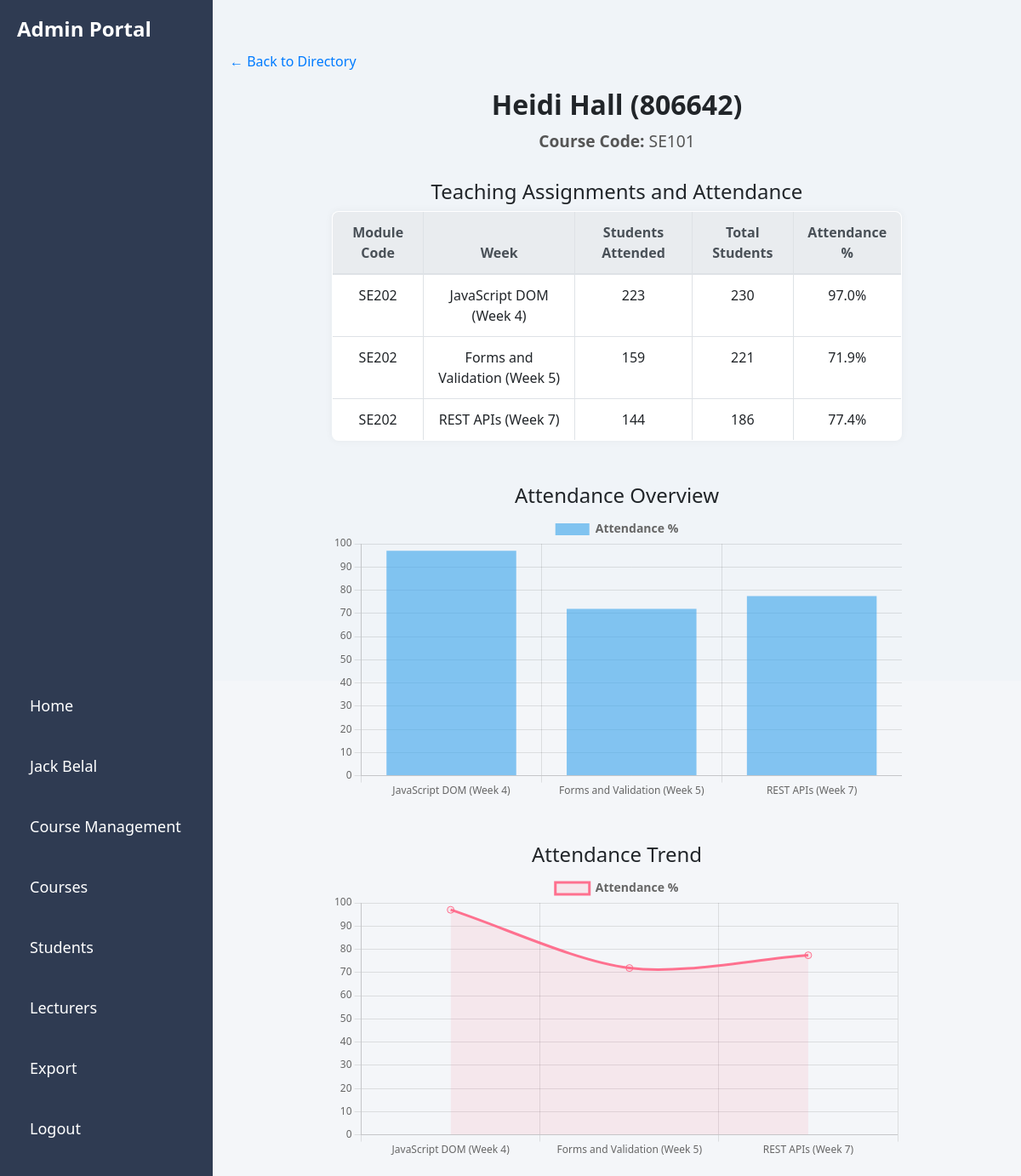
The app's page /admin/lecturer_dashboard/806642 with its own data.
### tables this page shows
CREATE TABLE lecturer_assignments (
    lecturer_id TEXT,
    lecturer_name TEXT,
    course_code TEXT,
    module_code TEXT,
    module_week TEXT
);

### app.py (the view)
@app.route("/admin/lecturer_dashboard/<lecturer_id>")
def admin_lecturer_dashboard(lecturer_id):
    import sqlite3
    import random
    module_meta = {
        "SE201": {"weeks": ["Sprint Planning", "Daily Standups", "Backlog Grooming", "Scrum Events", "Velocity Tracking", "Agile Metrics", "Burndown Charts", "Product Increments", "Retrospectives", "Agile Estimation", "Kanban vs Scrum", "Agile Wrap-up"]},
        "SE202": {"weeks": ["HTML Basics", "CSS Styling", "Responsive Design", "JavaScript DOM", "Forms and Validation", "Web Hosting", "REST APIs", "Frontend Frameworks", "Authentication", "Web Security", "Debugging Tools", "Deployment"]},
        "SE203": {"weeks": ["Testing Basics", "Unit Tests", "Mocks and Stubs", "Integration Testing", "System Testing", "Acceptance Testing", "Test Automation", "Bug Tracking", "Regression Testing", "Performance Testing", "Security Testing", "Test Reporting"]},
        "SE204": {"weeks": ["Cloud Basics", "IaaS & PaaS", "Deployment Models", "Cloud Storage", "Load Balancing", "Auto-scaling", "Monitoring Tools", "CI/CD Pipelines", "Containers", "Security in Cloud", "Cloud Costing", "Capstone Demo"]},
        "DS101": {"weeks": ["Data Cleaning", "Feature Engineering", "Model Selection", "Supervised Learning", "Unsupervised Learning", "Neural Networks", "Evaluation Metrics", "Model Deployment", "Overfitting & Underfitting", "Hyperparameter Tuning", "Bias-Variance Tradeoff", "Final Review"]},
        "DS102": {"weeks": ["Intro to Big Data", "Hadoop Ecosystem", "Spark Basics", "Data Lakes & Warehouses", "Data Ingestion", "ETL Pipelines", "MapReduce", "Stream Processing", "Data Storage", "Scalability", "Big Data Tools", "Case Study"]},
        "DS203": {"weeks": ["DevOps & MLOps", "Model Deployment", "API Integration", "Continuous Delivery", "Dockerization", "Monitoring Models", "Data Drift", "Model Logging", "Scaling Inference", "Deployment Tools", "Model Governance", "Final Review"]},
        "DS204": {"weeks": ["Data Ethics Intro", "Bias in AI", "Fairness Metrics", "Case Studies", "Consent Mechanisms", "GDPR", "Data Security", "Responsible AI", "Transparency", "Accountability", "Audit Frameworks", "Wrap-Up"]}
    }
    conn = sqlite3.connect("courses.db")
    cursor = conn.cursor()
    cursor.execute("""
        SELECT DISTINCT lecturer_id, lecturer_name, course_code
        FROM lecturer_assignments
        WHERE lecturer_id = ?
    """, (lecturer_id,))
    row = cursor.fetchone()
    if not row:
        conn.close()
        return "Lecturer not found", 404
    lecturer_id, lecturer_name, course_code = row
    cursor.execute("""
        SELECT module_code, module_week
        FROM lecturer_assignments
        WHERE lecturer_id = ?
    """, (lecturer_id,))
    assignments = cursor.fetchall()
    conn.close()
    week_data = []
    for mod, week in assignments:
        weeks_list = module_meta.get(mod, {}).get("weeks", [])
        try:
            week_index = weeks_list.index(week) + 1
        except ValueError:
            week_index = 999
        total_students = random.randint(180, 260)
        attended = random.randint(140, total_students)
        week_data.append({
            "module": mod,
            "week": f"{week} (Week {week_index})",
            "week_label": f"{week} (Week {week_index})",
            "week_num": week_index,
            "attended": attended,
            "total": total_students,
            "percentage": round((attended / total_students) * 100, 1)
        })
    week_data.sort(key=lambda x: x["week_num"])
    return render_template("admin_lecturer_dashboard.html",
                           lecturer_name=lecturer_name,
                           lecturer_id=lecturer_id,
                           course_code=course_code,
                           week_data=week_data)

### templates/admin_lecturer_dashboard.html (shortened to what this page needs)
<!DOCTYPE html>
<html lang="en">
<head>
  <link rel="stylesheet" href="{{ url_for('static', filename='admin_navbar.css') }}">
  <link rel="stylesheet" href="https://stackpath.bootstrapcdn.com/bootstrap/4.5.2/css/bootstrap.min.css">
</head>
<body>
  {% include 'navbar_admin.html' %}
  <div class="main-content">
    <a href="{{ url_for('admin_lecturers') }}" class="back-link">← Back to Directory</a>
    <div class="dashboard-container">
      <h1 class="dashboard-title">{{ lecturer_name }} ({{ lecturer_id }})</h1>
      <p class="sub-title"><strong>Course Code:</strong> {{ course_code }}</p>
      <h4 class="mt-4">Teaching Assignments and Attendance</h4>
      <table class="table table-bordered mt-2">
        <thead class="thead-light">
          <tr>
            <th>Module Code</th>
            <th>Week</th>
            <th>Students Attended</th>
            <th>Total Students</th>
            <th>Attendance %</th>
          </tr>
        </thead>
        <tbody>
          {% for entry in week_data %}
          <tr>
            <td>{{ entry.module }}</td>
            <td>{{ entry.week }}</td>
            <td>{{ entry.attended }}</td>
            <td>{{ entry.total }}</td>
            <td>{{ entry.percentage }}%</td>
          </tr>
          {% endfor %}
        </tbody>
      </table>
      <div class="plot-section">
        <h4>Attendance Overview</h4>
        <canvas id="barChart"></canvas>
      </div>
      <div class="plot-section">
        <h4>Attendance Trend</h4>
        <canvas id="lineChart"></canvas>
      </div>
    </div>
  </div>
  <script>
    const labels = {{ week_data | map(attribute='week_label') | list | tojson }};
    const percentages = {{ week_data | map(attribute='percentage') | list | tojson }};
    const commonOptions = {
      responsive: true,
      plugins: {
        legend: {
          labels: {
            font: {
              size: 14,
              family: 'Segoe UI',
              weight: '600'
            }
          }
        }
      },
      scales: {
        x: {
          ticks: {
            font: {
              size: 12,
              family: 'Segoe UI'
            }
          }
        },
        y: {
          beginAtZero: true,
          max: 100,
          ticks: {
            font: {
              size: 12,
              family: 'Segoe UI'
            }
          }
        }
      }
    };
    new Chart(document.getElementById("barChart").getContext("2d"), {
      type: 'bar',
      data: {
        labels: labels,
        datasets: [{
          label: 'Attendance %',
          data: percentages,
          backgroundColor: 'rgba(54, 162, 235, 0.6)'
        }]
      },
      options: commonOptions
    });
    new Chart(document.getElementById("lineChart").getContext("2d"), {
      type: 'line',
      data: {
        labels: labels,
        datasets: [{
          label: 'Attendance %',
          data: percentages,
          borderColor: 'rgba(255, 99, 132, 0.9)',
          backgroundColor: 'rgba(255, 99, 132, 0.1)',
          fill: true,
          pointRadius: 4,
          tension: 0.3
        }]
      },
      options: commonOptions
    });
  </script>
</body>
</html>

### static/admin_navbar.css (style rules this page uses)
* { margin: 0; padding: 0; box-sizing: border-box; }
body { font-family: 'Segoe UI', Tahoma, Geneva, Verdana, sans-serif; display: flex; height: 100vh; background-color: #f0f4f8; }
.main-content { margin-left: 250px; padding: 20px; flex-grow: 1; position: relative; z-index: 1; }

### templates/admin_lecturer_dashboard.html (style rules this page uses)
body, html { margin: 0; padding: 0; height: 100%; width: 100%; display: flex; flex-direction: column; background-color: #f4f6f9; font-family: 'Segoe UI', Tahoma, Geneva, Verdana, sans-serif; }
.main-content { flex: 1; padding: 30px; }
.back-link { font-size: 1rem; color: #007bff; text-decoration: none; display: inline-block; margin-bottom: 20px; }
.dashboard-container { width: calc(100% - 240px); margin: 0 auto; text-align: center; }
.dashboard-title { font-size: 2rem; font-weight: 600; margin-bottom: 10px; }
.sub-title { font-size: 1.2rem; margin-bottom: 30px; color: #555; }
table { width: 100%; background-color: white; border-collapse: collapse; box-shadow: 0 0 10px rgba(0,0,0,0.05); border-radius: 8px; overflow: hidden; }
th, td { text-align: center; padding: 12px; border: 1px solid #eee; }
th { background-color: #007bff; color: white; }
.plot-section { margin-top: 50px; }
canvas { max-width: 100%; height: auto; image-rendering: auto; }

### records on screen
lecturer_assignments: module "SE202", week "JavaScript DOM (Week 4)", attended "223", total "230", percentage "97.0"
lecturer_assignments: module "SE202", week "Forms and Validation (Week 5)", attended "159", total "221", percentage "71.9"
lecturer_assignments: module "SE202", week "REST APIs (Week 7)", attended "144", total "186", percentage "77.4"

### other values on screen
{{ lecturer_name }} "Heidi Hall"
{{ lecturer_id }} "806642"
{{ course_code }} "SE101"
chart data {{ week_data | map(attribute='percentage') | list | tojson }} [97.0, 71.9, 77.4]
